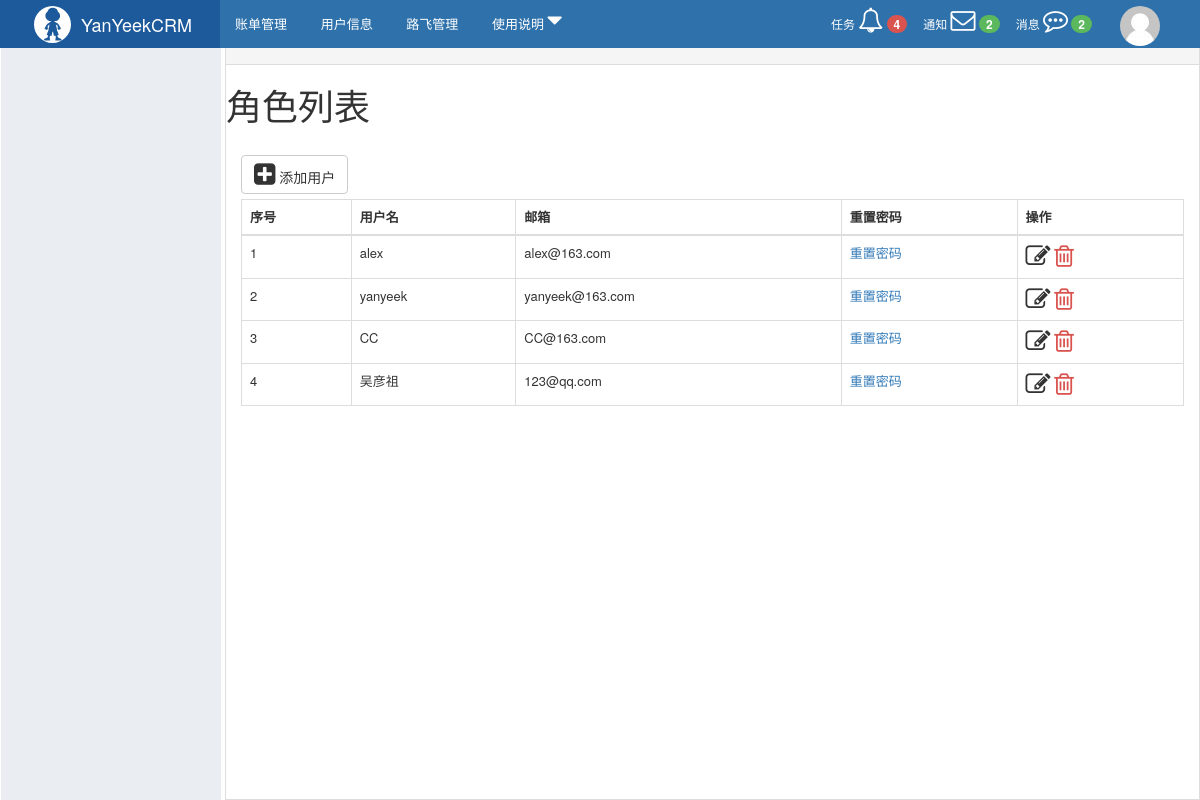
The app's page /rbac/user/list/ with its own data.
### rbac/models.py (models this page shows, shortened)
class UserInfo(models.Model):
	name = models.CharField(verbose_name='用户名', max_length=32)
	password = models.CharField(verbose_name='密码', max_length=64)
	email = models.CharField(verbose_name='邮箱', max_length=32)
	roles = models.ManyToManyField(verbose_name='拥有的所有角色', to='Role', blank=True)

### rbac/views/user.py (the view)
def user_list(request):
	user_queryset = models.UserInfo.objects.all()
	return render(request, 'rbac/user_list.html', {'users': user_queryset})

### rbac/templates/rbac/user_list.html
{% extends 'layout.html' %}
{% block content %}
    <h1>角色列表</h1>
    <div class="luffy-container">
        <div class="btn-group" style="margin: 5px 0">
            <a class="btn btn-default" href=" {% url 'rbac:user_add' %}">
                <i class="fa fa-plus-square" aria-hidden="true"></i> 添加用户
            </a>
        </div>
        <table class="table table-bordered table-hover">
            <thead>
            <tr>
                <th>序号</th>
                <th>用户名</th>
                <th>邮箱</th>
                <th>重置密码</th>
                <th>操作</th>
            </tr>
            </thead>
            <tbody>
            {% for row in users %}
                <tr>
                    <td>{{ forloop.counter }}</td>
                    <td>{{ row.name }}</td>
                    <td>{{ row.email }}</td>
                    <td>
                        <a href="{% url 'rbac:user_reset_pwd' pk=row.id %}">重置密码</a>
                    </td>
                    <td>
                        <a style="color: #333333;" href="{% url 'rbac:user_edit' pk=row.id %}">
                            <i class="fa fa-edit" aria-hidden="true"></i></a>
                        <a style="color: #d9534f;" href="{% url 'rbac:user_del' pk=row.id %}"><i
                                class="fa fa-trash-o"></i></a>
                    </td>
                </tr>
            {% endfor %}
            </tbody>
        </table>
    </div>
{% endblock %}

### web/static/css/commons.css (style rules this page uses)
body { margin: 0; }

### web/templates/layout.html (style rules this page uses)
body { margin: 0; }
.luffy-container { padding: 15px; }
.fa { font-size: 25px; }

### records on screen
UserInfo: name "alex", email "alex@163.com"
UserInfo: name "yanyeek", email "yanyeek@163.com"
UserInfo: name "CC", email "CC@163.com"
UserInfo: name "吴彦祖", email "123@qq.com"
